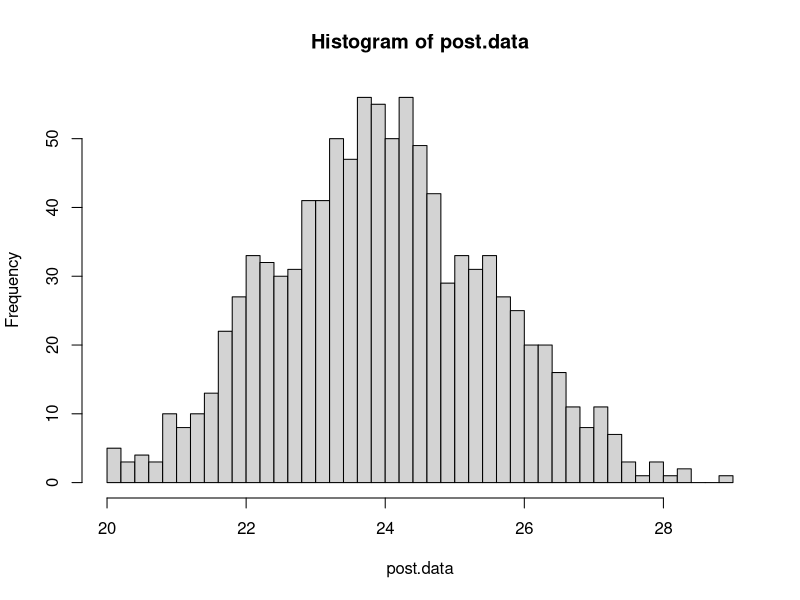
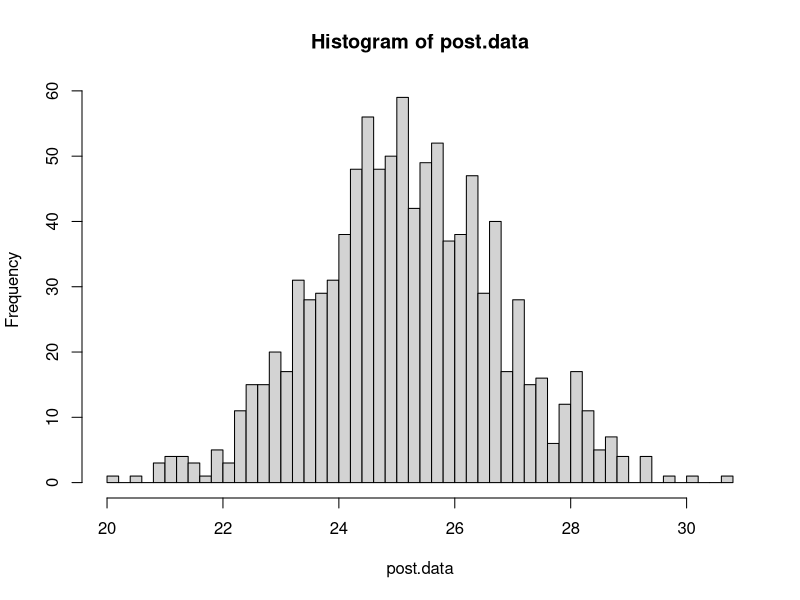

The R source for these figures, in order:
## ---- chunk 1
require(tufte)
require(knitr)
opts_chunk$set(cache = FALSE)
opts_chunk$set(fig.align = 'center', fig.height = 3.5, fig.width = 3.5, collapse = TRUE, highlight = TRUE)
## ---- chunk 2
q2.table <- matrix(
  c(24,25,31,31,22,21,26,20,16,22,3863,4300,5027,5481,5814,6033,5877,6223,7433,7107),
    ncol = 2,
    nrow = 10
  )
rownames(q2.table) <- c("1976","1977","1978","1979","1980","1981","1982","1983","1984","1985")
colnames(q2.table) <- c("Fatal Accidents", "Passenger Miles")
sum.accidents <- sum(q2.table[,1])
kable(q2.table, format="markdown", align = rep("c", dim(q2.table)[2] + 1), col.names = c("Fatal Accidents", "Passenger Miles"))
## ---- chunk 3

fatal.accidents <- c(24,25,31,31,22,21,26,20,16,22)
miles.flown <- c(3863,4300,5027,5481,5814,6033,5877,6223,7433,7107)
mu.y <- mean(fatal.accidents)

a0 <- 1; b0 <- 0; n <- 10

post.data <- rgamma(1000,a0 + n*mu.y, b0 + n)
## ---- chunk 4
hist(post.data,50)
## ---- chunk 5
mu.y
qgamma(0.025,a0 + n*mu.y, b0 + n)
qgamma(0.975,a0 + n*mu.y, b0 + n)
## ---- chunk 6

accident.rate <- fatal.accidents/miles.flown
accident.rate

mu.ar <- mean(accident.rate)
mu.ar

mu.y2 <- mean(mu.ar*miles.flown)

a0 <- 1; b0 <- 0; n <- 10

post.data <- rgamma(1000,a0 + n*mu.y2, b0 + n)
hist(post.data,50)
qgamma(0.025,a0 + n*mu.y2, b0 + n)
qgamma(0.975,a0 + n*mu.y2, b0 + n)

## ---- chunk 7
rm(list=ls())
